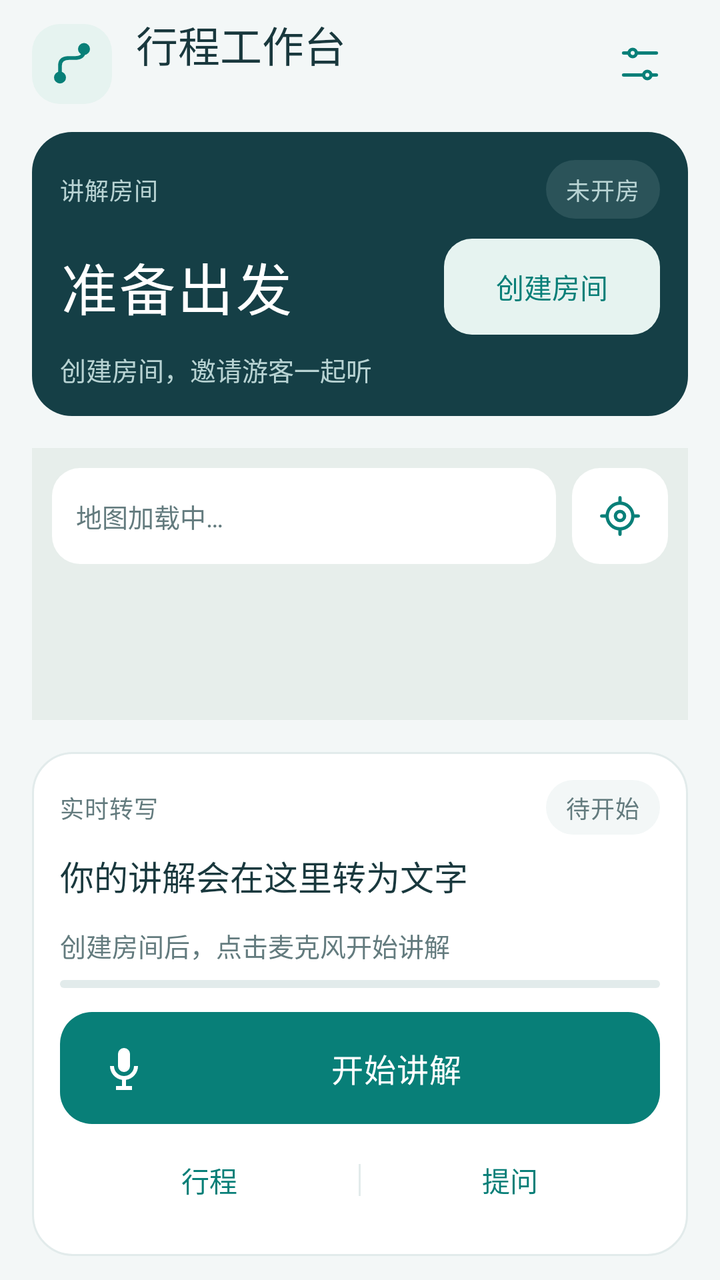
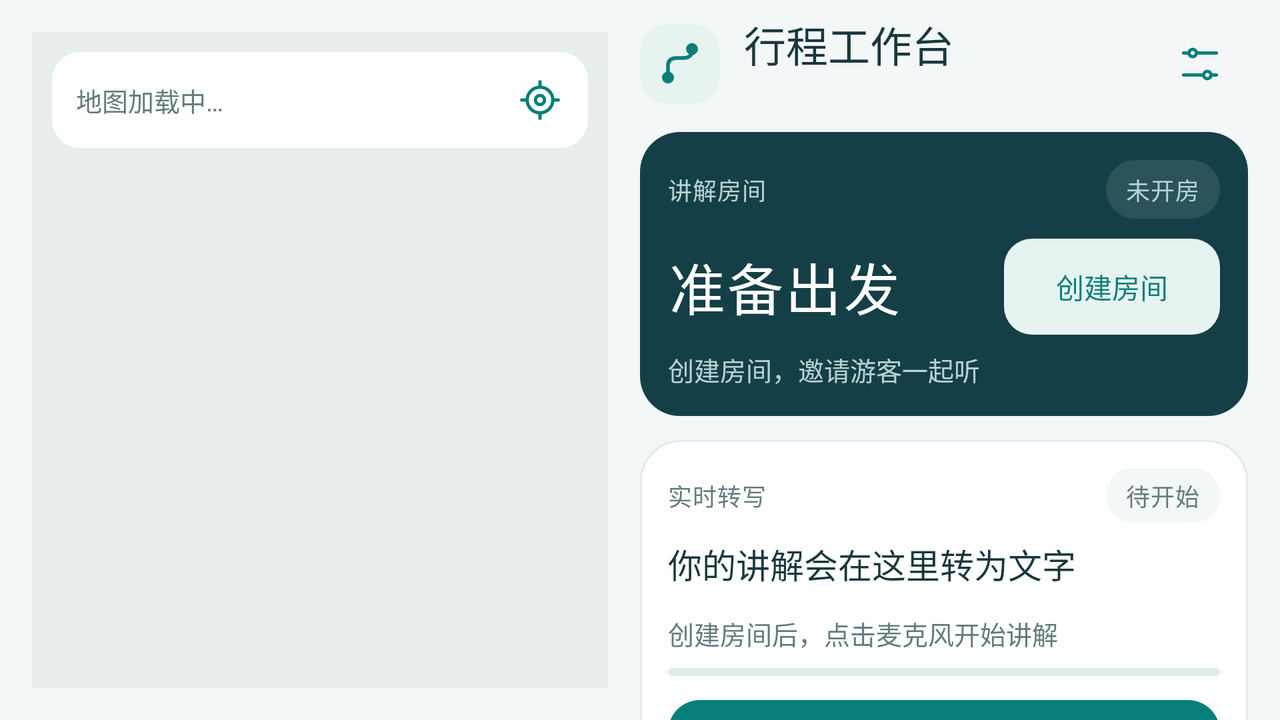

Compare how this app lays out the same screen by default and in its alternative resource folder. The renders come first, then the two layout files and the values they reference.
<!-- AndroidManifest.xml: application theme DriverTheme -->
<!-- res/layout/activity_console.xml -->
<LinearLayout xmlns:android="http://schemas.android.com/apk/res/android"
    android:id="@+id/root" android:layout_width="match_parent" android:layout_height="match_parent"
    android:orientation="vertical">
    <include layout="@layout/view_console_room" />
    <FrameLayout android:layout_width="match_parent" android:layout_height="0dp" android:layout_weight="1"
        android:layout_margin="16dp" android:layout_marginTop="12dp" android:layout_marginBottom="12dp"
        android:background="@drawable/bg_card">
        <FrameLayout android:id="@+id/map_host" android:layout_width="match_parent" android:layout_height="match_parent"
            android:background="@color/driver_map_surface" />
        <LinearLayout android:layout_width="match_parent" android:layout_height="wrap_content"
            android:layout_gravity="top" android:layout_margin="10dp" android:gravity="center_vertical">
            <TextView android:id="@+id/map_message" style="@style/DriverCaption"
                android:layout_width="0dp" android:layout_height="wrap_content" android:layout_weight="1"
                android:minHeight="48dp" android:layout_marginEnd="8dp" android:padding="12dp"
                android:gravity="center_vertical" android:background="@drawable/bg_map_control"
                android:text="@string/map_loading" android:maxLines="2" android:clickable="true" android:focusable="true" />
            <ImageButton android:id="@+id/recenter" style="@style/DriverIconButton"
                android:layout_width="48dp" android:layout_height="48dp" android:background="@drawable/bg_map_control"
                android:src="@drawable/ic_locate" android:contentDescription="@string/recenter_action" />
        </LinearLayout>
    </FrameLayout>
    <include layout="@layout/view_console_controls" />
</LinearLayout>
<!-- res/layout/view_console_room.xml (included above) -->
<LinearLayout xmlns:android="http://schemas.android.com/apk/res/android"
    android:layout_width="match_parent" android:layout_height="wrap_content" android:orientation="vertical"
    android:paddingStart="16dp" android:paddingEnd="16dp" android:paddingTop="6dp">
    <LinearLayout android:layout_width="match_parent" android:layout_height="@dimen/console_header_height" android:gravity="center_vertical">
        <ImageView android:layout_width="40dp" android:layout_height="40dp" android:layout_marginEnd="12dp"
            android:padding="8dp" android:background="@drawable/bg_soft" android:src="@drawable/ic_route"
            android:importantForAccessibility="no" />
        <LinearLayout android:layout_width="0dp" android:layout_height="wrap_content" android:layout_weight="1" android:orientation="vertical">
            <TextView android:layout_width="match_parent" android:layout_height="wrap_content"
                android:text="@string/console_heading" android:textSize="21sp" android:fontFamily="sans-serif-medium"
                android:textColor="@color/driver_ink" android:includeFontPadding="false" android:maxLines="1"
                android:autoSizeTextType="uniform" android:autoSizeMinTextSize="17sp" android:autoSizeMaxTextSize="21sp" />
            <TextView android:id="@+id/account_name" style="@style/DriverCaption"
                android:layout_width="match_parent" android:layout_height="wrap_content" android:layout_marginTop="5dp"
                android:maxLines="1" android:ellipsize="end" />
        </LinearLayout>
        <ImageButton android:id="@+id/settings" style="@style/DriverIconButton"
            android:layout_width="48dp" android:layout_height="48dp" android:layout_marginStart="4dp"
            android:src="@drawable/ic_settings" android:contentDescription="@string/settings_action" />
    </LinearLayout>
    <LinearLayout android:layout_width="match_parent" android:layout_height="wrap_content" android:layout_marginTop="8dp"
        android:orientation="vertical" android:background="@drawable/bg_room" android:padding="@dimen/console_card_padding">
        <LinearLayout android:layout_width="match_parent" android:layout_height="wrap_content" android:gravity="center_vertical">
            <TextView android:layout_width="0dp" android:layout_height="wrap_content" android:layout_weight="1"
                style="@style/DriverSectionLabel" android:text="@string/console_title" android:textColor="@color/driver_on_dark" />
            <TextView android:id="@+id/connection_badge" style="@style/DriverSectionLabel"
                android:layout_width="wrap_content" android:layout_height="wrap_content"
                android:paddingStart="10dp" android:paddingEnd="10dp" android:paddingTop="6dp" android:paddingBottom="6dp"
                android:textColor="@color/driver_on_dark" android:background="@drawable/bg_room_status" android:text="@string/room_waiting" />
        </LinearLayout>
        <LinearLayout android:layout_width="match_parent" android:layout_height="wrap_content" android:layout_marginTop="10dp"
            android:gravity="center_vertical">
            <TextView android:id="@+id/room_code" android:layout_width="0dp" android:layout_height="44dp" android:layout_weight="1"
                android:gravity="center_vertical" android:text="@string/no_room_code" android:textColor="@android:color/white"
                android:fontFamily="sans-serif-medium" android:textSize="28sp" android:letterSpacing="0.04" android:fontFeatureSettings="tnum"
                android:includeFontPadding="false" android:autoSizeTextType="uniform" android:autoSizeMinTextSize="17sp"
                android:autoSizeMaxTextSize="28sp" android:autoSizeStepGranularity="1sp" android:maxLines="1" android:ellipsize="end" />
            <Button android:id="@+id/room_action" style="@style/DriverTextButton"
                android:layout_width="108dp" android:layout_height="48dp" android:layout_marginStart="12dp"
                android:background="@drawable/bg_soft" android:text="@string/create_room_action" />
        </LinearLayout>
        <TextView android:id="@+id/listener_count" style="@style/DriverCaption" android:textColor="@color/driver_on_dark"
            android:layout_width="match_parent" android:layout_height="wrap_content" android:layout_marginTop="8dp"
            android:text="@string/listeners_waiting" />
    </LinearLayout>
</LinearLayout>
<!-- res/layout/view_console_controls.xml (included above) -->
<LinearLayout xmlns:android="http://schemas.android.com/apk/res/android"
    android:layout_width="match_parent" android:layout_height="wrap_content" android:orientation="vertical"
    android:layout_marginStart="16dp" android:layout_marginEnd="16dp" android:layout_marginBottom="12dp"
    android:padding="@dimen/console_control_padding" android:background="@drawable/bg_card">
    <LinearLayout android:layout_width="match_parent" android:layout_height="wrap_content" android:gravity="center_vertical">
        <TextView style="@style/DriverSectionLabel" android:layout_width="0dp" android:layout_weight="1"
            android:layout_height="wrap_content" android:text="@string/transcript_label" />
        <TextView android:id="@+id/commentary_badge" style="@style/DriverSectionLabel"
            android:layout_width="wrap_content" android:layout_height="wrap_content" android:background="@drawable/bg_status"
            android:paddingStart="10dp" android:paddingEnd="10dp" android:paddingTop="5dp" android:paddingBottom="5dp"
            android:text="@string/commentary_badge_idle" />
    </LinearLayout>
    <TextView android:id="@+id/commentary_text" style="@style/DriverBody"
        android:layout_width="match_parent" android:layout_height="wrap_content" android:minHeight="@dimen/console_transcript_min_height"
        android:layout_marginTop="@dimen/console_transcript_gap" android:textSize="17sp" android:lineSpacingExtra="4dp"
        android:text="@string/commentary_text_waiting" android:maxLines="2" android:ellipsize="end" />
    <TextView android:id="@+id/commentary_state" style="@style/DriverCaption"
        android:layout_width="match_parent" android:layout_height="wrap_content" android:layout_marginTop="6dp"
        android:text="@string/commentary_idle" android:maxLines="2" android:ellipsize="end" android:accessibilityLiveRegion="polite" />
    <ProgressBar android:id="@+id/microphone_level" style="?android:attr/progressBarStyleHorizontal"
        android:layout_width="match_parent" android:layout_height="4dp" android:layout_marginTop="@dimen/console_meter_gap" android:max="100"
        android:progressDrawable="@drawable/progress_microphone" android:contentDescription="@string/microphone_level" />
    <Button android:id="@+id/microphone_action" style="@style/DriverPrimaryButton"
        android:layout_width="match_parent" android:layout_height="56dp" android:layout_marginTop="@dimen/console_action_gap"
        android:background="@drawable/bg_mic" android:drawableStart="@drawable/ic_microphone" android:drawablePadding="12dp"
        android:paddingStart="20dp" android:paddingEnd="20dp" android:text="@string/commentary_start" />
    <LinearLayout android:layout_width="match_parent" android:layout_height="48dp" android:layout_marginTop="@dimen/console_nav_gap">
        <Button android:id="@+id/details_action" style="@style/DriverTextButton"
            android:layout_width="0dp" android:layout_height="48dp" android:layout_weight="1" android:text="@string/trip_details" />
        <View android:layout_width="1dp" android:layout_height="16dp" android:layout_gravity="center_vertical" android:background="@color/driver_line" />
        <Button android:id="@+id/questions_action" style="@style/DriverTextButton"
            android:layout_width="0dp" android:layout_height="48dp" android:layout_weight="1" android:text="@string/questions_action" />
    </LinearLayout>
    <TextView android:id="@+id/feedback" style="@style/DriverCaption"
        android:layout_width="match_parent" android:layout_height="wrap_content" android:layout_marginTop="6dp"
        android:paddingTop="4dp" android:paddingBottom="4dp" android:textColor="@color/driver_error"
        android:accessibilityLiveRegion="polite" android:visibility="gone" />
</LinearLayout>
<!-- resources referenced by this layout -->
<resources>
  <color name="driver_error">#B44941</color>
  <color name="driver_ink">#19383D</color>
  <color name="driver_line">#E2EBEB</color>
  <color name="driver_map_surface">#E7EEEB</color>
  <color name="driver_on_dark">#B8D3D3</color>
  <dimen name="console_action_gap">12dp</dimen>
  <dimen name="console_card_padding">14dp</dimen>
  <dimen name="console_control_padding">14dp</dimen>
  <dimen name="console_header_height">52dp</dimen>
  <dimen name="console_meter_gap">8dp</dimen>
  <dimen name="console_nav_gap">4dp</dimen>
  <dimen name="console_transcript_gap">8dp</dimen>
  <dimen name="console_transcript_min_height">32dp</dimen>
  <!-- drawable bg_card (drawable) -->
  <shape xmlns:android="http://schemas.android.com/apk/res/android"><solid android:color="@color/driver_surface" /><stroke android:width="1dp" android:color="@color/driver_line" /><corners android:radius="20dp" /></shape>
  <!-- drawable bg_map_control (drawable) -->
  <ripple xmlns:android="http://schemas.android.com/apk/res/android" android:color="@color/driver_ripple">
      <item><shape><solid android:color="@color/driver_surface" /><corners android:radius="14dp" /></shape></item>
  </ripple>
  <!-- drawable bg_room (drawable) -->
  <shape xmlns:android="http://schemas.android.com/apk/res/android">
      <solid android:color="@color/driver_deep" />
      <corners android:radius="20dp" />
  </shape>
  <string name="commentary_badge_idle">待开始</string>
  <string name="commentary_idle">创建房间后，点击麦克风开始讲解</string>
  <string name="commentary_start">开始讲解</string>
  <string name="commentary_text_waiting">你的讲解会在这里转为文字</string>
  <string name="console_heading">行程工作台</string>
  <string name="console_title">讲解房间</string>
  <string name="create_room_action">创建房间</string>
  <string name="listeners_waiting">创建房间，邀请游客一起听</string>
  <string name="map_loading">地图加载中…</string>
  <string name="microphone_level">麦克风音量</string>
  <string name="no_room_code">准备出发</string>
  <string name="questions_action">提问</string>
  <string name="recenter_action">定位</string>
  <string name="room_waiting">未开房</string>
  <string name="settings_action">设置</string>
  <string name="transcript_label">实时转写</string>
  <string name="trip_details">行程</string>
  <style name="DriverBody">
          <item name="android:textSize">15sp</item>
          <item name="android:textColor">@color/driver_ink</item>
          <item name="android:lineSpacingExtra">3dp</item>
      </style>
  <style name="DriverCaption">
          <item name="android:textSize">13sp</item>
          <item name="android:textColor">@color/driver_muted</item>
          <item name="android:lineSpacingExtra">3dp</item>
          <item name="android:includeFontPadding">false</item>
      </style>
  <style name="DriverSectionLabel" parent="DriverCaption">
          <item name="android:textSize">12sp</item>
          <item name="android:fontFamily">sans-serif-medium</item>
          <item name="android:letterSpacing">0.02</item>
      </style>
  <color name="driver_surface">#FFFFFF</color>
  <color name="driver_ripple">#20087F78</color>
  <color name="driver_disabled">#DFE9E8</color>
  <color name="driver_deep_pressed">#0E3035</color>
  <color name="driver_deep">#153F46</color>
  <color name="driver_teal">#087F78</color>
  <color name="driver_soft">#E6F3F0</color>
  <color name="driver_dark_surface">#2B5359</color>
  <color name="driver_background">#F3F7F7</color>
  <color name="driver_muted">#637B7E</color>
  <color name="driver_teal_pressed">#066A64</color>
  <!-- drawable bg_dialog (drawable) -->
  <shape xmlns:android="http://schemas.android.com/apk/res/android">
      <solid android:color="@color/driver_surface" />
      <corners android:radius="24dp" />
  </shape>
  <style name="DriverDialogButton" parent="DriverTextButton">
          <item name="android:paddingStart">16dp</item>
          <item name="android:paddingEnd">16dp</item>
      </style>
  <style name="DriverDialogSecondaryButton" parent="DriverDialogButton">
          <item name="android:textColor">@color/driver_muted</item>
      </style>
  <!-- some entries are left out for length -->
</resources>
<!-- res/layout-land/activity_console.xml (the repository's variant of the layout above) -->
<!-- drawn on the phone turned sideways -->
<LinearLayout xmlns:android="http://schemas.android.com/apk/res/android"
    android:id="@+id/root" android:layout_width="match_parent" android:layout_height="match_parent"
    android:orientation="horizontal" android:baselineAligned="false">
    <FrameLayout android:layout_width="0dp" android:layout_height="match_parent" android:layout_weight="1"
        android:layout_marginStart="16dp" android:layout_marginTop="16dp" android:layout_marginBottom="16dp"
        android:background="@drawable/bg_card">
        <FrameLayout android:id="@+id/map_host" android:layout_width="match_parent" android:layout_height="match_parent"
            android:background="@color/driver_map_surface" />
        <TextView android:id="@+id/map_message" style="@style/DriverCaption"
            android:layout_width="match_parent" android:layout_height="wrap_content" android:minHeight="48dp"
            android:layout_margin="10dp" android:layout_marginEnd="68dp" android:padding="12dp"
            android:gravity="center_vertical" android:background="@drawable/bg_map_control" android:text="@string/map_loading"
            android:maxLines="2" android:clickable="true" android:focusable="true" />
        <ImageButton android:id="@+id/recenter" style="@style/DriverIconButton"
            android:layout_width="48dp" android:layout_height="48dp" android:layout_gravity="top|end"
            android:layout_margin="10dp" android:background="@drawable/bg_map_control"
            android:src="@drawable/ic_locate" android:contentDescription="@string/recenter_action" />
    </FrameLayout>
    <ScrollView android:layout_width="336dp" android:layout_height="match_parent" android:fillViewport="true" android:scrollbars="none">
        <LinearLayout android:layout_width="match_parent" android:layout_height="wrap_content" android:orientation="vertical">
            <include layout="@layout/view_console_room" />
            <View android:layout_width="1dp" android:layout_height="12dp" />
            <include layout="@layout/view_console_controls" />
        </LinearLayout>
    </ScrollView>
</LinearLayout>
